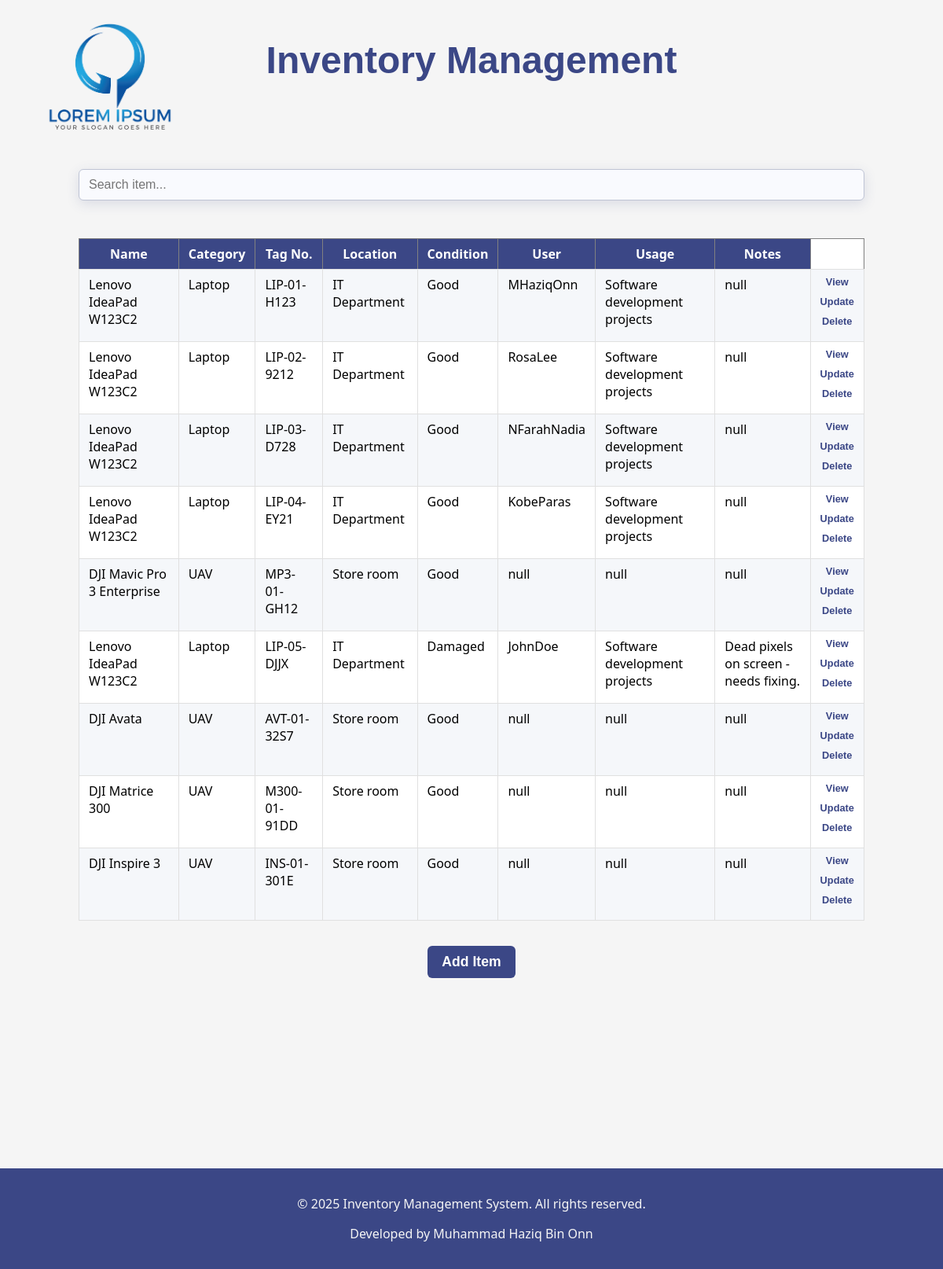
The page / on the database its author committed.
### Inventory/models.py (models this page shows, shortened)
class Inventory(models.Model):
    name = models.CharField(max_length=255, default="null")
    category = models.CharField(max_length=255, choices=CATEGORY_CHOICES, default='other')
    ser_number = models.CharField(verbose_name='Serial numbers', default="null", max_length=255)
    tag_number = models.CharField(verbose_name='Tag numbers', default="null", max_length=255)
    quantity = models.IntegerField(verbose_name='Quantity', default=1)
    description = models.TextField(verbose_name="Description", max_length=800, default="null")
    location = models.CharField(verbose_name='Item present location', max_length=255, choices=LOCATION_CHOICES, default='other')
    d_o_p = models.DateField(verbose_name='Date Of Purchase (YYYY-MM-DD)', null=True, blank=True)
    purchase = models.DecimalField(verbose_name='Purchased price', null=True, blank=True, max_digits=10, decimal_places=2)
    vendor = models.CharField(verbose_name='Seller', default="null", max_length=255)
    receipt = models.ImageField(verbose_name='Receipt', upload_to='receipts/', null=True, blank=True)
    condition = models.CharField(verbose_name='Asset condition', max_length=50, choices=CONDITION_CHOICES, default='good')
    assigned_to = models.CharField(verbose_name='Assigned to who?', max_length=255, choices=ASSIGNED_TO_CHOICES, default='other')
    intended_usage = models.CharField(verbose_name='Purpose of assigned item', default="null", max_length=255)
    additional_notes = models.TextField(verbose_name='Additional notes', default="null", max_length=800)

### Inventory/views.py (the view)
# urls.py: path('', views.home, name='home'),
def home(request):
    inventory = Inventory.objects.all()
    return render (request, 'inventory/home.html', {'inventory' : inventory})

### Inventory/Templates/inventory/home.html (shortened to what this page needs)
{% extends "inventory/base.html" %}
{% block content %}
    <div class="search-bar">
        <input type="text"  id="UserInput" onkeyup="myfunction()" placeholder="Search item...">
    </div>
    <div class="table-container">
        <table border="1" id="myTable">
        <tr>
            <th><span>Name</span></th>
            <th><span>Category</span></th>
            <th><span>Tag No.</span></th>
            <th><span>Location</span></th>
            <th><span>Condition</span></th>
            <th><span>User</span></th>
            <th><span>Usage</span></th>
            <th><span>Notes</span></th>
        </tr>
        {% for x in inventory %}
            <tr>
                <td>{{x.name}}</td>
                <td>{{x.category}}</td>
                <td>{{x.tag_number}}</td>
                <td>{{x.location}}</td>
                <td>{{x.condition}}</td>
                <td>{{x.assigned_to}}</td>
                <td>{{x.intended_usage}}</td>
                <td>{{x.additional_notes}}</td>
                <td>
                    <a href="{% url 'inventory-detail' x.id %}">View</a><blank>  </blank><a href="{% url 'inventory-edit' x.id %}">Update</a><blank>  </blank><a href="{% url 'inventory-delete' x.id %}">Delete</a>
                </td>
            </tr>
        {% endfor %}
        </table>
    </div>
    <div class="add-home">
        <a href="{% url 'inventory-add' %}">Add Item</a>
    </div>
{% endblock %}

### Inventory/Templates/inventory/base.html (shortened to what this page needs)
<!DOCTYPE html>
<html lang="en">
<head>
    {% load static %}
    <link rel="stylesheet" href="{% static 'inventory/styles.css' %}">
</head>
<body>
    <header>
        <div class="header-flex">
            <img src="{% static 'inventory/img/logo.png' %}" alt="Logo">
            <h1>Inventory Management</h1>
        </div>
    </header>
    <div class="main-content">
        {% block content %}{% endblock %}
    </div>
    <div class="page-wrapper">
        <footer>
            {% include "inventory/footer.html" %}
        </footer>
    </div>
</body>
</html>

### Inventory/Templates/inventory/footer.html
<div class="footer">
    <p>&copy; 2025 Inventory Management System. All rights reserved.</p>
    <p>Developed by Muhammad Haziq Bin Onn</p>
</div>

### Inventory/Static/inventory/styles.css (style rules this page uses)
html body { background-color: whitesmoke; height: 100%; padding: 0; margin: 0; }
.page-wrapper { min-height: 45vh; display: flex; flex-direction: column; }
.page-wrapper > footer { margin-top: auto; }
.main-content { max-width: 1000px; margin: 0 auto; padding: 10px; }
.header-flex { display: flex; align-items: center; justify-content: center; position: relative; min-height: 80px; }
.header-flex img { position: absolute; left: 50px; top: 120%; transform: translateY(-50%); height: 180px; }
.header-flex h1 { position: absolute; margin-top: 6%; margin-bottom: 0; text-align: center; width: 100%; font-size: 3rem; }
header h1 { margin: 0; color: rgb(59, 71, 134); padding: 10px 0; font-family: Verdana, Geneva, Tahoma, sans-serif; font-size:larger; font-weight: bold; text-align: center; }
input[type="text"] { width: 100%; padding: 10px 12px; margin: 125px 0 16px 0; box-sizing: border-box; border: 1.5px solid #bfc4d4; border-radius: 6px; font-size: 1rem; background: #f9fafe; transition: border-color 0.2s; box-shadow: 0 4px 16px rgba(59, 71, 134, 0.15); }
.table-container { display: flex; justify-content: center; align-items: center; margin: 32px 0; width: 100%; font-family: system-ui, -apple-system, BlinkMacSystemFont, 'Segoe UI', Roboto, Oxygen, Ubuntu, Cantarell, 'Open Sans', 'Helvetica Neue', sans-serif; }
.table-container table { width: 100%; max-width: 1200px; border-collapse: collapse; table-layout: auto; background: #fff; }
.table-container td { white-space: normal; padding: 8px 12px; text-align: left; font-size: 1rem; border: 1px solid #e0e0e0; vertical-align: top; }
.table-container th { background: #3b4786; color: #fff; font-weight: 600; text-align: center; padding: 8px 12px; }
.table-container tr:nth-child(even) { background: #f5f7fa; }
.table-container a { display: flex; justify-content: center; align-items: center; color: #3b4786; text-decoration: none; margin-bottom: 10px; font-size: 0.8rem; border-radius: 5px; transition: background 0.2s, color 0.2s; font-family: Verdana, Geneva, Tahoma, sans-serif; font-weight: 800; }
.add-home { display: flex; justify-content: center; font-family: Verdana, Geneva, Tahoma, sans-serif; }
.add-home a { display: inline-flex; justify-content: center; align-items: center; color: white; text-decoration: none; font-weight: 600; font-size: 1.1rem; padding: 10px 18px; border-radius: 6px; background: #3b4786; transition: background 0.2s, color 0.2s; }
.footer { background-color: #3b4786; color: whitesmoke; width: 100%; padding: 18px 0; text-align: center; margin-top: 50px; font-family: system-ui, -apple-system, BlinkMacSystemFont, 'Segoe UI', Roboto, Oxygen, Ubuntu, Cantarell, 'Open Sans', 'Helvetica Neue', sans-serif; }

### rows shown on the page
Inventory: name "Lenovo IdeaPad W123C2", category "Laptop", tag_number "LIP-01-H123", location "IT Department", condition "Good", assigned_to "MHaziqOnn", intended_usage "Software development projects", additional_notes "null"
Inventory: name "Lenovo IdeaPad W123C2", category "Laptop", tag_number "LIP-02-9212", location "IT Department", condition "Good", assigned_to "RosaLee", intended_usage "Software development projects", additional_notes "null"
Inventory: name "Lenovo IdeaPad W123C2", category "Laptop", tag_number "LIP-03-D728", location "IT Department", condition "Good", assigned_to "NFarahNadia", intended_usage "Software development projects", additional_notes "null"
Inventory: name "Lenovo IdeaPad W123C2", category "Laptop", tag_number "LIP-04-EY21", location "IT Department", condition "Good", assigned_to "KobeParas", intended_usage "Software development projects", additional_notes "null"
Inventory: name "DJI Mavic Pro 3 Enterprise", category "UAV", tag_number "MP3-01-GH12", location "Store room", condition "Good", assigned_to "null", intended_usage "null", additional_notes "null"
Inventory: name "Lenovo IdeaPad W123C2", category "Laptop", tag_number "LIP-05-DJJX", location "IT Department", condition "Damaged", assigned_to "JohnDoe", intended_usage "Software development projects", additional_notes "Dead pixels on screen - needs fixing."
Inventory: name "DJI Avata", category "UAV", tag_number "AVT-01-32S7", location "Store room", condition "Good", assigned_to "null", intended_usage "null", additional_notes "null"
Inventory: name "DJI Matrice 300", category "UAV", tag_number "M300-01-91DD", location "Store room", condition "Good", assigned_to "null", intended_usage "null", additional_notes "null"
Inventory: name "DJI Inspire 3", category "UAV", tag_number "INS-01-301E", location "Store room", condition "Good", assigned_to "null", intended_usage "null", additional_notes "null"
